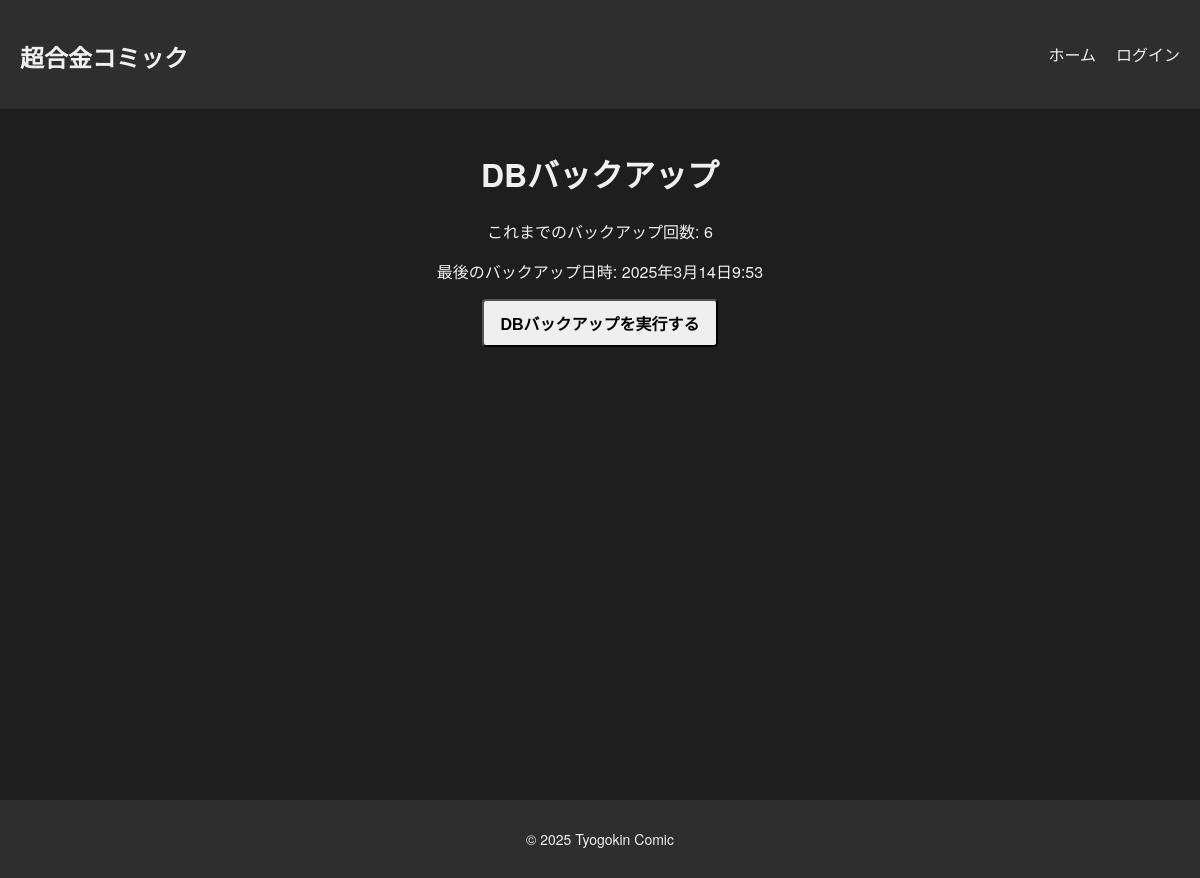
The app's page /db-backup/, older data.
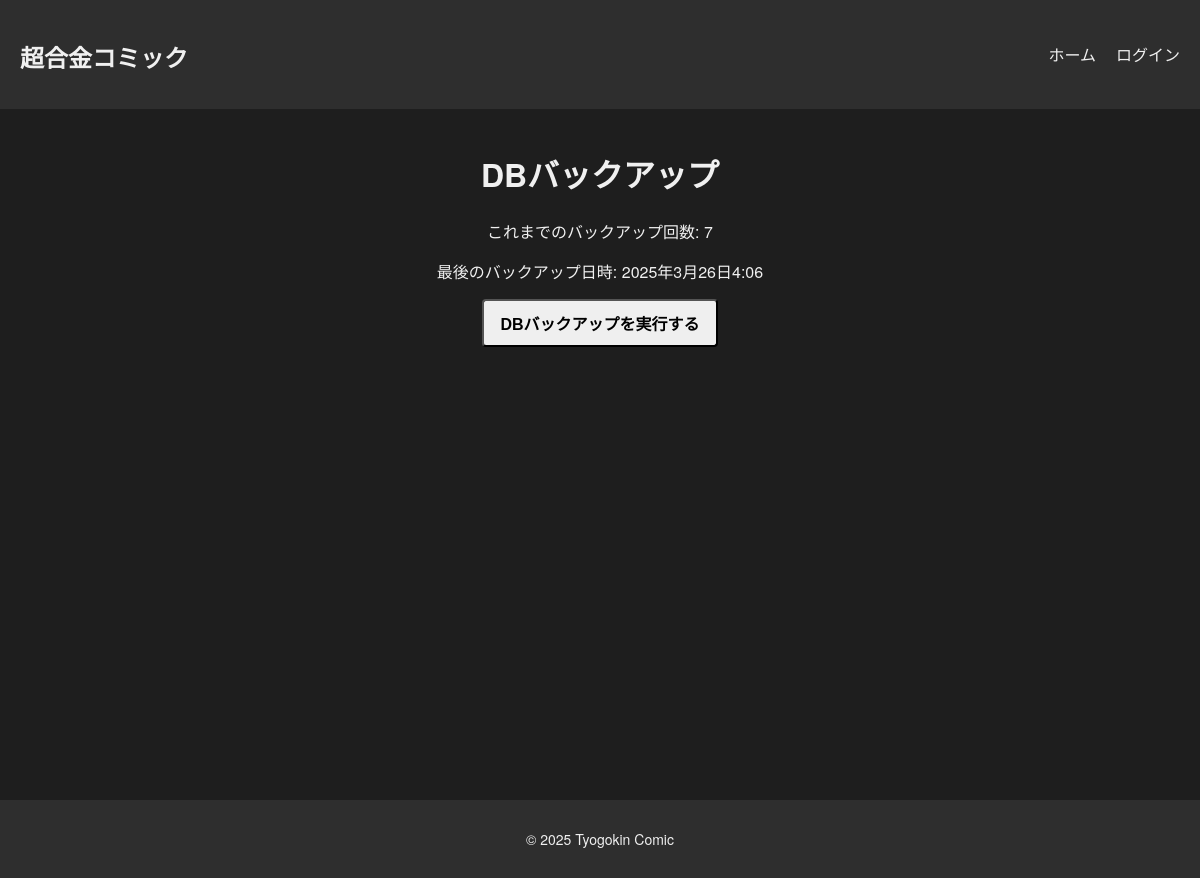
The same page, newer data.
### comic_app/models.py (models this page shows, shortened)
class DBBackupLog(models.Model):
    backup_date = models.DateTimeField(auto_now_add=True)

### comic_app/views.py (the view, shortened to what this page needs)
# urls.py: path('db-backup/', db_backup, name='db_backup'),
def db_backup(request):
    backup_logs = DBBackupLog.objects.all().order_by('-backup_date')
    last_backup = backup_logs.first() if backup_logs.exists() else None
    backup_count = backup_logs.count()
    return render(request, 'comic_app/db_backup.html', {
        'last_backup': last_backup,
        'backup_count': backup_count,
    })

### comic_app/context_processors.py (called while the page is built)
def free_storage(request):
    if request.user.is_superuser:
        total_free_bytes = get_total_free_storage()
        total_free_gb = total_free_bytes / (1024 ** 3)
        storage_str = f"{total_free_gb:.2f} GB"
    else:
        storage_str = ""
    return {'total_free_storage': storage_str}

### comic_app/templates/comic_app/db_backup.html (shortened to what this page needs)
{% extends "comic_app/base.html" %}
{% load static %}
{% block content %}
<h1>DBバックアップ</h1>
<p>これまでのバックアップ回数: {{ backup_count }}</p>
{% if last_backup %}
  <p>最後のバックアップ日時: {{ last_backup.backup_date }}</p>
{% else %}
  <p>バックアップはまだ行われていません。</p>
{% endif %}
<form method="post">
  <button type="submit">DBバックアップを実行する</button>
</form>
{% endblock %}

### comic_app/templates/comic_app/base.html (shortened to what this page needs)
{% load static %}
<!DOCTYPE html>
<html lang="ja">
<head>
    <link rel="stylesheet" href="{% static 'css/styles.css' %}">
</head>
<body class="dark-theme">
<div class="page-wrapper">
    <header class="header">
        <h1 class="site-title">
          <a href="{% url 'comic_list' %}">超合金コミック</a>
        </h1>
        <nav class="navbar" id="navbar">
            <ul>
                <li><a href="{% url 'comic_list' %}">ホーム</a></li>
                {% if user.is_authenticated %}
                    {% if user.is_superuser and total_free_storage %}
                        <li class="storage-info">残容量: {{ total_free_storage }}</li>
                    {% endif %}
                    <li>
                        <form id="logout-form" action="{% url 'logout' %}" method="post" style="display:inline;">
                            {% csrf_token %}
                            <button type="submit" class="btn btn-primary">ログアウト ({{ user.username }})</button>
                        </form>
                    </li>
                {% else %}
                    <li><a href="{% url 'login' %}">ログイン</a></li>
                {% endif %}
            </ul>
        </nav>
    </header>
    <main>
        {% block content %}{% endblock %}
    </main>
</div>
<footer>
    <p>&copy; 2025 Tyogokin Comic</p>
</footer>
</body>
</html>

### comic_app/static/css/styles.css (style rules this page uses)
html, body { margin: 0; padding: 0; height: 100%; background-color: #1e1e1e; color: #f0f0f0; font-family: 'Helvetica Neue', Helvetica, Arial, sans-serif; }
.page-wrapper { display: flex; flex-direction: column; min-height: 100vh; }
.page-wrapper main { flex: 1; }
button, input[type="submit"], input[type="reset"], input[type="button"], a.btn { display: inline-block; padding: 10px 16px; text-decoration: none; border-radius: 4px; transition: background-color 0.2s ease, transform 0.2s ease; font-size: 16px; font-weight: 600; cursor: pointer; }
.header { background-color: #2e2e2e; padding: 10px 20px; display: flex; align-items: center; justify-content: space-between; position: relative; }
.site-title a { text-decoration: none; color: #f0f0f0; font-size: 24px; font-weight: bold; }
.navbar { display: flex; }
.navbar ul { list-style: none; margin: 0; padding: 0; display: flex; gap: 20px; }
.navbar ul li a { text-decoration: none; color: #f0f0f0; font-size: 16px; transition: transform 0.2s ease, color 0.2s ease; }
main { max-width: 1200px; margin: 0 auto; text-align: center; padding: 20px; }
footer { background-color: #2e2e2e; text-align: center; padding: 15px; font-size: 14px; }

Row changes from the older to the newer data that the page shows:
no longer on this page (row unchanged): DBBackupLog: backup_date "2025年3月14日9:53"
added DBBackupLog: backup_date "2025年3月26日4:06"
Text that changed along with them:
{{ backup_count }}: "6" → "7"
